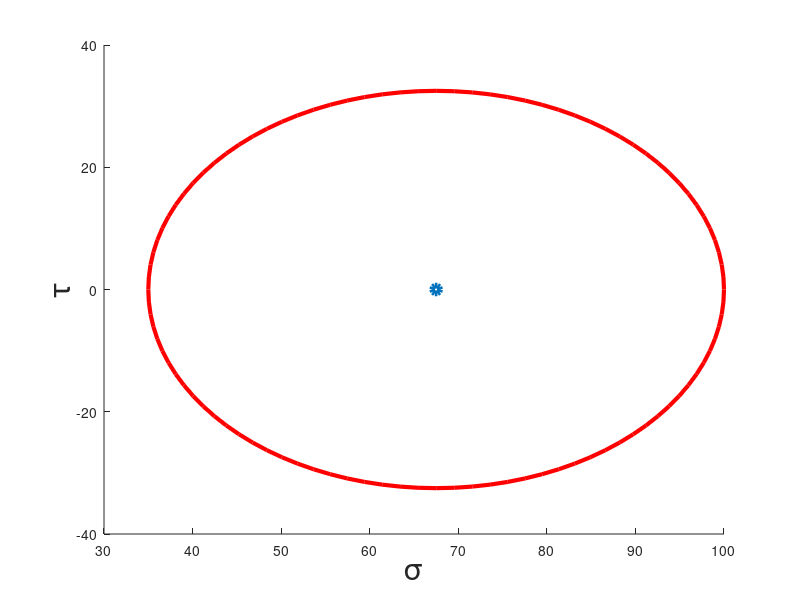

The MATLAB source for this figure: (Note: this script raises an error after producing the figure.)
%% State of stress
clear;
close all;
clc;
%% Original state of stress, (sxx, txy, syy)
%prompt=input('Mohr stress circle(1) or strain circle(2)? This value decides the axis labels... ')
prompt = 1;
sxx = 100;
syy = 35;
txy = 0;
x = [sxx; -txy];
y = [syy; txy];
t = 0; %Angle through which original state of stress is rotated
         %in degree. Negative=clockws, positive=counterc/w
         % MATLAB needs angles in radian.  This can be circumvented by
         % using sind() or cosd()....
% twoTheta=deg2rad(2*t);
twoTheta = 2*t; %degree
th = 0:pi/50:2*pi;
r=sqrt((0.5*(sxx-syy))^2 + txy^2);
%Average value of stress OR center of circle
x_cen=0.5*(sxx + syy);
y_cen=0.;
s_ave = x_cen;
%% Mohrs circle with original state of stress
r=sqrt((0.5*(sxx-syy))^2 + txy^2); %Radius of Mohr's circle
s_1 = s_ave+r; %principal stress
s_2 = s_ave-r; %principal stress
%Creating the circle
xunit = r * cos(th) + x_cen;
yunit = r * sin(th) + y_cen;
hold on;
plot(xunit, yunit, 'r', 'Linewidth', 3);
scatter(x_cen, y_cen, 'rx' , 'Linewidth', 4);
%Labeling and font
if(prompt==1)
   xlabel('\sigma','FontSize',22)
   ylabel('\tau','FontSize',22)
else
   xlabel('\epsilon','FontSize',22)
   ylabel('0.5\gamma','FontSize',22)
end
ax = gca;
ax.XAxisLocation = 'origin';
ax.YAxisLocation = 'origin';
set(gca, 'FontSize', 16)

%Plotting the original plane of stress on the circle
scatter(x(1), x(2), 'rx', 'Linewidth', 2)
scatter(y(1), y(2), 'rx', 'Linewidth', 2)
line([x(1), y(1)],[x(2), y(2)],'LineWidth',2.5,...
   'Color',[1,0,0],'LineStyle','-')

% line([-1.15*min(s_1,s_2), 1.05*max(s_1,s_2)],[0,0],'LineStyle','-','LineWidth',0.2)

axis([-1.1*s_1 1.1*s_1 -1.1*r 1.1*r])
% pbaspect([1 1 1])
hold on;

%% Rotation of original state of stress through theta (twoTheta in "Mohr's circle world").
x_prime_x = (x(1)-x_cen)*cosd(twoTheta) - (x(2) - y_cen)*sind(twoTheta) + x_cen;
x_prime_y = (x(1)-x_cen)*sind(twoTheta) + (x(2) - y_cen)*cosd(twoTheta) + y_cen;

y_prime_x = (y(1)-x_cen)*cosd(twoTheta) - (y(2) - y_cen)*sind(twoTheta) + x_cen;
y_prime_y = (y(1)-x_cen)*sind(twoTheta) + (y(2) - y_cen)*cosd(twoTheta) + y_cen;

hold on;
scatter(x_prime_x, x_prime_y, 'r*')
scatter(y_prime_x, y_prime_y, 'r*')

line([x_prime_x, y_prime_x],[x_prime_y, y_prime_y],'LineWidth',2,...
   'Color',[1,0,0],'LineStyle','--')

%% Second circle
s_3 = 0;
x_cen = 0.5*(s_2 - s_3);
y_cen=0.;
r=abs(0.5*(s_2-s_3)); %Radius of second circle
%Creating the circle
xunit = r * cos(th) + x_cen;
yunit = r * sin(th) + y_cen;
hold on;
plot(xunit, yunit, 'b', 'Linewidth', 2.5);
scatter(x_cen, y_cen, 'bx' , 'Linewidth', 4);
%Labeling and font
% if(prompt==1)
%    xlabel('\sigma','FontSize',22)
%    ylabel('\tau','FontSize',22)
% else
%    xlabel('\epsilon','FontSize',22)
%    ylabel('0.5\gamma','FontSize',22)
% end
ax = gca;
ax.XAxisLocation = 'origin';
ax.YAxisLocation = 'origin';
set(gca, 'FontSize', 16)

%Plotting the original plane of stress on the circle
% scatter(x(1), x(2), 'rx', 'Linewidth', 2)
% scatter(y(1), y(2), 'rx', 'Linewidth', 2)
% line([x(1), y(1)],[x(2), y(2)],'LineWidth',2.5,...
%    'Color',[0,0,1],'LineStyle','-')

% line([-1.15*min(s_1,s_2), 1.05*max(s_1,s_2)],[0,0],'LineStyle','-','LineWidth',0.2)
% axis([-1.1*s_1 1.1*s_1 -1.1*r 1.1*r])


%% Third circle for MAX SHEAR STRESS
hold on;
if(s_2>=0)
    x_cen = 0.5*(s_1 - s_3);
    y_cen=0.;
    r=abs(0.5*(s_1-s_3)); %Radius of second circle
    %Creating the circle
    xunit = r * cos(th) + x_cen;
    yunit = r * sin(th) + y_cen;
    hold on;
    plot(xunit, yunit, 'k', 'Linewidth', 2.5);
    scatter(x_cen, y_cen, 'kx' , 'Linewidth', 4);
    %Labeling and font
    % if(prompt==1)
    %    xlabel('\sigma','FontSize',22)
    %    ylabel('\tau','FontSize',22)
    % else
    %    xlabel('\epsilon','FontSize',22)
    %    ylabel('0.5\gamma','FontSize',22)
    % end
    ax = gca;
    ax.XAxisLocation = 'origin';
    ax.YAxisLocation = 'origin';
    set(gca, 'FontSize', 16)
    
    %Plotting the original plane of stress on the circle
    scatter(x(1), x(2), 'rx', 'Linewidth', 2)
    scatter(y(1), y(2), 'rx', 'Linewidth', 2)
    % line([x(1), y(1)],[x(2), y(2)],'LineWidth',2.5,...
    %    'Color',[0,0,1],'LineStyle','-')
    
    % line([-1.15*min(s_1,s_2), 1.05*max(s_1,s_2)],[0,0],'LineStyle','-','LineWidth',0.2)
    axis([-1.1*s_1 1.1*s_1 -1.1*r 1.1*r])
    
    line([x_cen, x_cen], [-r, r],'LineWidth',2.5,...
        'Color',[0,0,0],'LineStyle','-.')
end
    

%% Saving plot as pdf
h=gcf;
set(h,'PaperPositionMode','auto');         
set(h,'PaperOrientation','landscape');
print('mohr_3','-dpdf','-fillpage')



%eof